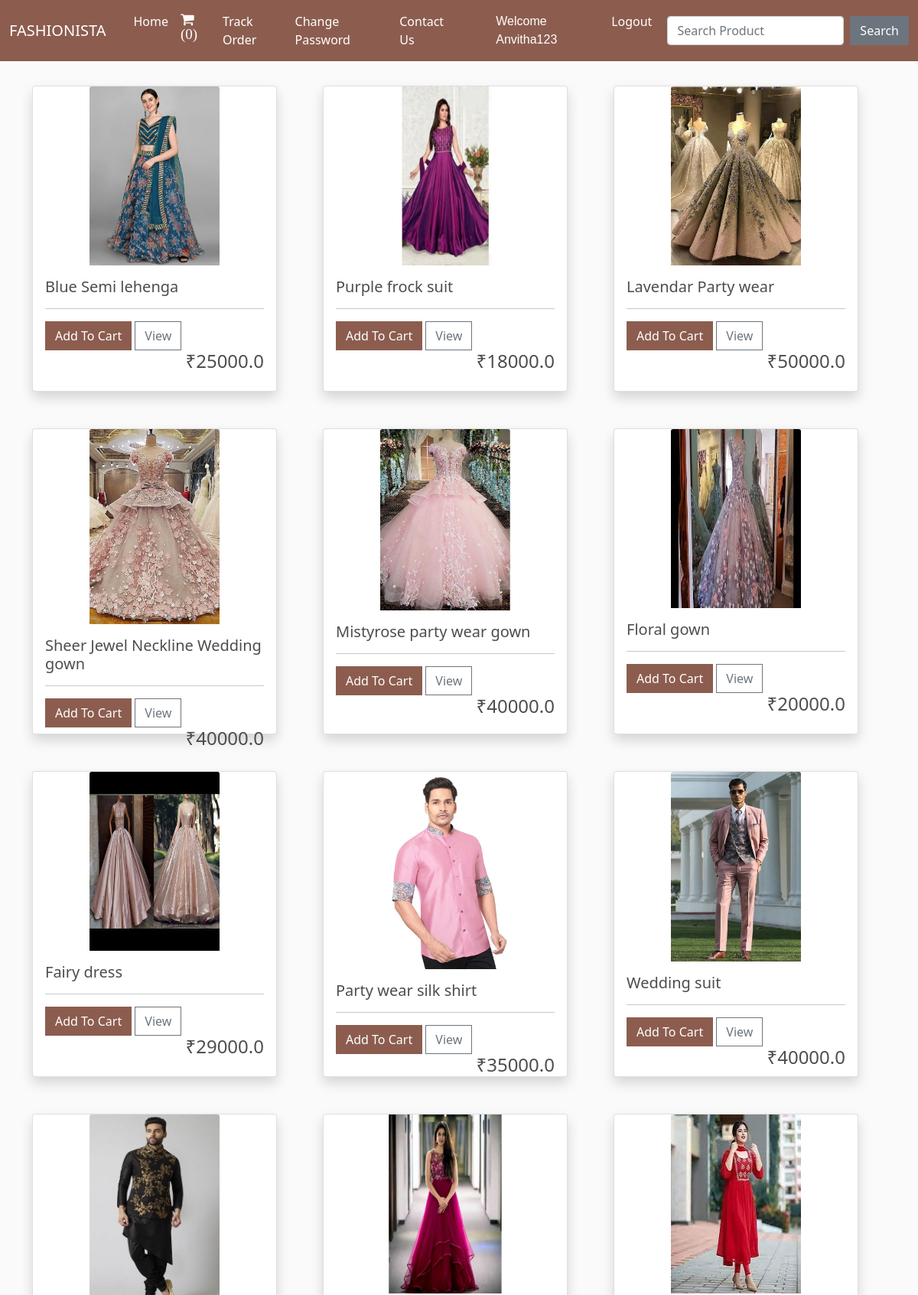
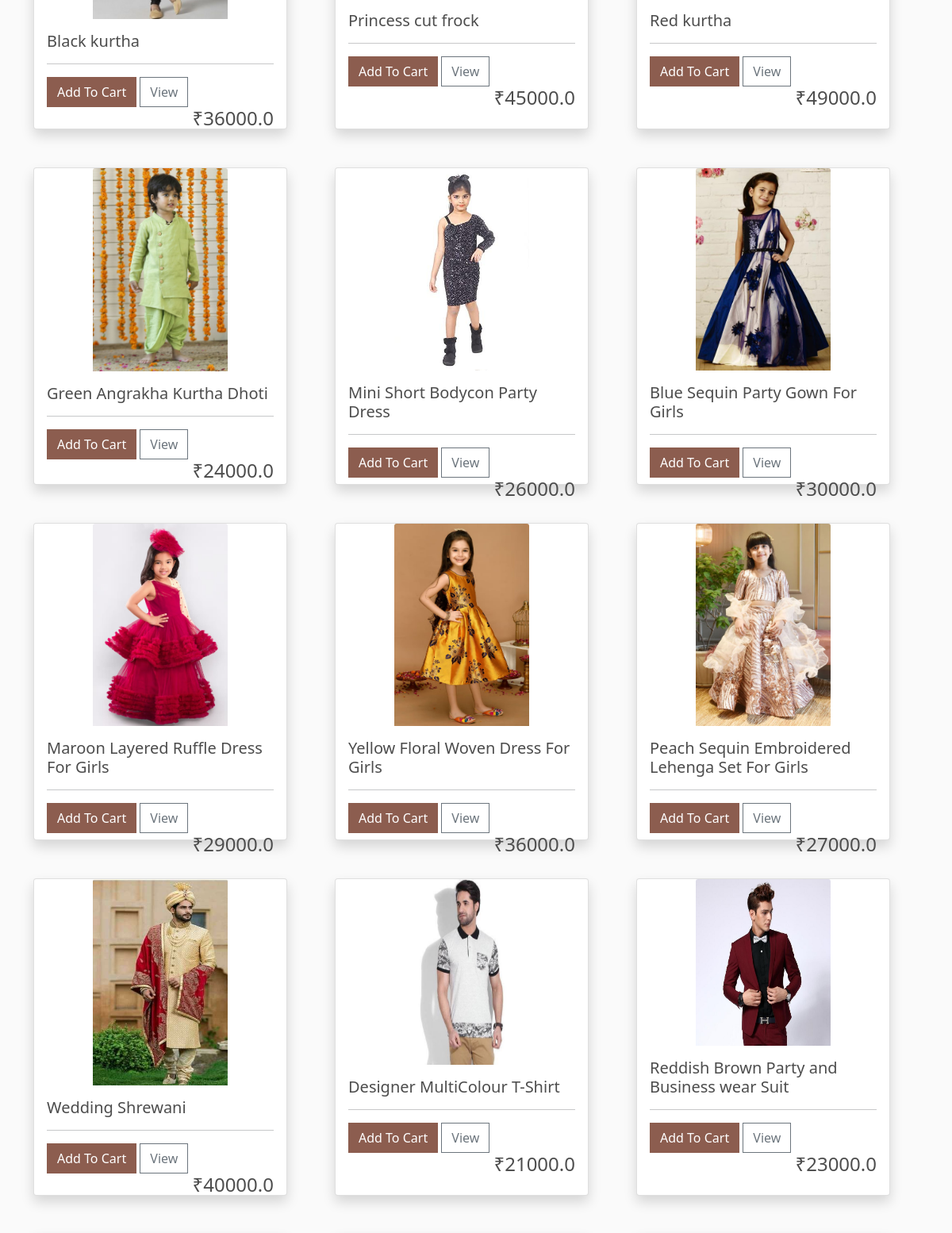
The page / (signed in, upper part) on the database its author committed (2 pictures, top to bottom).
### shop/models.py (models this page shows, shortened)
class Product(models.Model):
    name = models.CharField(max_length=100)
    price = models.FloatField()
    image = models.ImageField(upload_to="", default="")

### shop/views.py (the view)
# urls.py: path("", views.index, name="index"),
def index(request):
    data = cartData(request)
    items = data['items']
    order = data['order']
    cartItems = data['cartItems']
    products = Product.objects.all()
    return render(request, "index.html", {'products':products, 'cartItems':cartItems})

### shop/inherit.py (called while the page is built)
def cartData(request):
    if request.user.is_authenticated:
        customer = request.user.customer
        order, created = Order.objects.get_or_create(customer=customer, complete=False)
        items = order.orderitem_set.all()
        cartItems = order.get_cart_items
    else:
        items = []
        order = {'get_cart_total':0, 'get_cart_items':0}
        cartItems = order['get_cart_items']
    return {'cartItems':cartItems, 'items':items, 'order':order}

### shop/models.py (called while the page is built)
    @property
    def get_cart_items(self):
        orderitems = self.orderitem_set.all()
        total = sum([item.quantity for item in orderitems])
        return total

### shop/templates/index.html (shortened to what this page needs)
{% extends 'base.html' %}
{% load static %}
{% block body %}
<div class="container mt-2 mb-3">
  <div class="row">
    {% for product in products %}
    <div class="col-lg-4 my-4">
      <div class="card shadow align-items-center" style="width: 20rem; height: 25rem;">
        <img src="/media/{{product.image}}" class="card-img-top" style="width: 170px; height: 260px;" alt="...">
        <div class="card-body">
          <h5 class="card-title">{{product.name}}</h5>
          <hr>
          {% if request.user.is_authenticated %}
          <button data-product="{{product.id}}" data-action="add" class="btn add-btn update-cart"
            style="background-color: #8c5d4f; color: white;">Add To Cart</button>
          <a href="/product_view/{{product.id}}/" class="btn btn-outline-secondary">View</a>
          {% else %}
          <button class="btn" style="background-color: #8c5d4f; color: white;">Login to add the item</button>
          {% endif %}
          <h4 style="display: inline-block; float: right;">&nbsp;₹{{product.price}}</h4>
        </div>
      </div>
    </div>
    {% endfor %}
  </div>
</div>
{% endblock %}

### shop/templates/base.html (shortened to what this page needs)
<!doctype html>
<html lang="en">
<head>
    <link href="https://cdn.jsdelivr.net/npm/bootstrap@5.0.2/dist/css/bootstrap.min.css" rel="stylesheet"
>
    <link rel="stylesheet" href="https://cdnjs.cloudflare.com/ajax/libs/font-awesome/4.7.0/css/font-awesome.min.css">
</head>
<body>
    <nav class="navbar navbar-expand-lg navbar-dark sticky-top">
        <div class="container-fluid">
            <a class="navbar-brand" href="/">FASHIONISTA</a>
            <div class="collapse navbar-collapse" id="navbarSupportedContent">
                <div class="container w-75">
                <ul class="navbar-nav me-auto mb-2 mb-lg-0">
                    <li class="nav-item">
                        <a class="nav-link active" aria-current="page" href="/">Home</a>
                    </li>
                    {% if request.user.is_authenticated %}
                    <li class="nav-item">
                        <a class="nav-link active" aria-current="page" href="/cart/"><span class=" fa fa-shopping-cart"
                                style="font-size: 19px;"> ({{cartItems}})</span></a>
                    </li>
                    <li class="nav-item">
                        <a class="nav-link active" href="/tracker/">Track Order</a>
                    </li>
                    <li class="nav-item">
                        <a class="nav-link active" href="/change_password/">Change Password</a>
                    </li>
                    <li class="nav-item">
                        <a class="nav-link active" href="/loggedin_contact/">Contact Us</a>
                    </li>
                    {% endif %}
                    {% if not request.user.is_authenticated %}
                    <li class="nav-item">
                        <a class="nav-link active" aria-current="page" href="/register/">Register</a>
                    </li>
                    <li class="nav-item">
                        <a class="nav-link active" aria-current="page" href="/login/">Login</a>
                    </li>
                    <li class="nav-item">
                        <a class="nav-link active" href="/contact/">Contact Us</a>
                    </li>
                    {% else %}
                    <li class="nav-item">
                        <a class="nav-link active" aria-current="page" href="#" style="font-family:'Franklin Gothic Medium', 'Arial Narrow', Arial, sans-serif; font-size: 1rem;">Welcome {{request.user}}</a>
                    </li>
                    <li class="nav-item">
                        <a class="nav-link active" aria-current="page" href="/logout/">Logout</a>
                    </li>
                    {% endif %}
                </ul>
                </div>
                <form class="d-flex" method="POST" action="/search/"> {% csrf_token %}
                    <input class="form-control me-2" type="search" name="search" placeholder="Search Product" aria-label="Search">
                    <button href="/search/" class="btn btn-secondary" type="submit">Search</button>
                </form>
            </div>
        </div>
    </nav>
    {% block body %}
    {% endblock %}
</body>
</html>

### shop/templates/base.html (style rules this page uses)
.navbar { background-color: #8c5d4f; }
body { background-color: hsl(0, 0%, 98%); }
h1, h2, h3, h4, h5, h6 { color: hsl(0, 0%, 30%); }
.col-lg-4, .col-lg-6, .col-lg-8, .col-lg-12 { margin-top: 10px; }
.btn { border-radius: 0; }

### rows shown on the page
Product: image (picture), name "Blue Semi lehenga", price "25000.0"
Product: image (picture), name "Purple frock suit", price "18000.0"
Product: image (picture), name "Lavendar Party wear", price "50000.0"
Product: image (picture), name "Sheer Jewel Neckline Wedding gown", price "40000.0"
Product: image (picture), name "Mistyrose party wear gown", price "40000.0"
Product: image (picture), name "Floral gown", price "20000.0"
Product: image (picture), name "Fairy dress", price "29000.0"
Product: image (picture), name "Party wear silk shirt", price "35000.0"
Product: image (picture), name "Wedding suit", price "40000.0"
Product: image (picture), name "Black kurtha", price "36000.0"
Product: image (picture), name "Princess cut frock", price "45000.0"
Product: image (picture), name "Red kurtha", price "49000.0"
Product: image (picture), name "Green Angrakha Kurtha Dhoti", price "24000.0"
Product: image (picture), name "Mini Short Bodycon Party Dress", price "26000.0"
Product: image (picture), name "Blue Sequin Party Gown For Girls", price "30000.0"
Product: image (picture), name "Maroon Layered Ruffle Dress For Girls", price "29000.0"
Product: image (picture), name "Yellow Floral Woven Dress For Girls", price "36000.0"
Product: image (picture), name "Peach Sequin Embroidered Lehenga Set For Girls", price "27000.0"
Product: image (picture), name "Wedding Shrewani", price "40000.0"
Product: image (picture), name "Designer MultiColour T-Shirt", price "21000.0"
Product: image (picture), name "Reddish Brown Party and Business wear Suit", price "23000.0"

### other values the page prints
{{ cartItems }} "0"
{{ request.user }} "Anvitha123"
